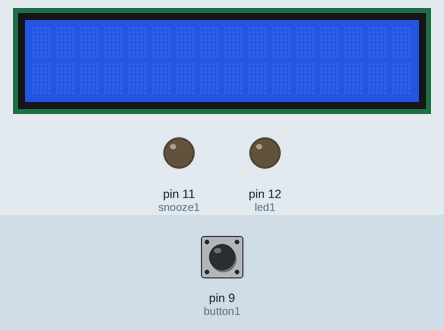
This sketch was run on a simulated Arduino Uno, built with avr-gcc and run on an emulated ATmega328P. Shown: 16×2 character LCD, output pins drawn as LEDs (lit = HIGH). The test bench sets the inputs (shaded band); at power-on: pin 9 (button1) LOW.

Above: at 1.2 s.
1.3 s: pin 9 (button1) pulled HIGH for 1 s
At 3.2 s:
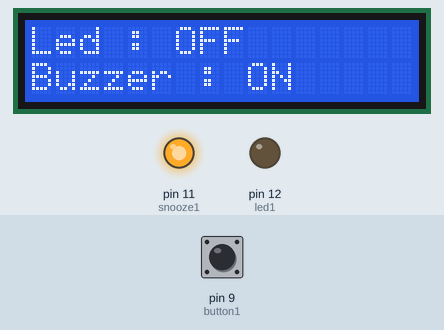
3.8 s: pin 9 (button1) pulled HIGH for 0.15 s
At 4.1 s:
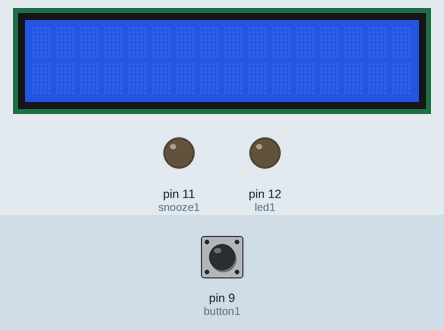
5.4 s: pin 9 (button1) pulled HIGH for 3.2 s
At 9.7 s:
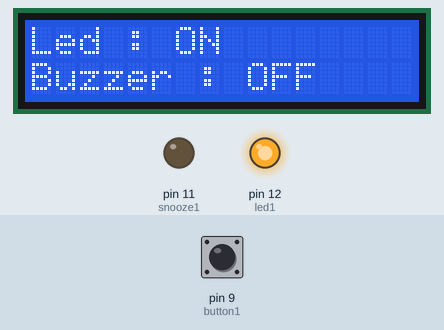
10.1 s: pin 9 (button1) pulled HIGH for 0.15 s
At 11.4 s:
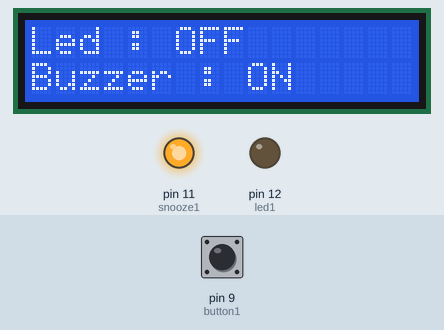
Timing chart, 0 to 12.7 s (numbered marks = the images above; inputs shaded):
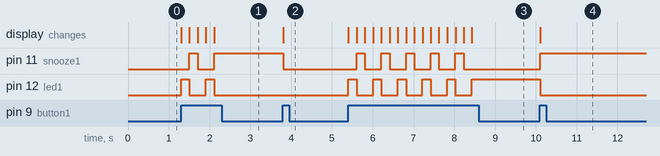

The sketch:

LCD_1_Button.ino
```cpp
// Wiring code generated from an ArduinoML model
// Application name: Change states with one button

long debounce = 200;

enum STATE {led, snooze, none};
STATE currentState = none;

boolean button1BounceGuard = false;
long button1LastDebounceTime = 0;
#include <LiquidCrystal.h>
LiquidCrystal lcd(2,3,4,5,6,7,8); // screen [LCD Actuator]

long timerSinceNewState = millis();

void setup(){
  pinMode(9, INPUT);  // button1 [Sensor]
  lcd.begin(16,2); // screen [Actuator]
  pinMode(11, OUTPUT); // snooze1 [Actuator]
  pinMode(12, OUTPUT); // led1 [Actuator]
}

void loop() {
	switch(currentState){
		case led:
			digitalWrite(12,HIGH);
			digitalWrite(11,LOW);
			lcd.setCursor(0,0);
			lcd.print("Led : ON");
			lcd.setCursor(0,1);
			lcd.print("Buzzer : OFF");
			button1BounceGuard = millis() - button1LastDebounceTime > debounce;
			if (digitalRead(9) == HIGH && button1BounceGuard) {
				button1LastDebounceTime = millis();
				timerSinceNewState = millis();
				currentState = snooze;
				lcd.clear();
			}
		break;
		case snooze:
			digitalWrite(12,LOW);
			digitalWrite(11,HIGH);
			lcd.setCursor(0,0);
			lcd.print("Led : OFF");
			lcd.setCursor(0,1);
			lcd.print("Buzzer : ON");
			button1BounceGuard = millis() - button1LastDebounceTime > debounce;
			if (digitalRead(9) == HIGH && button1BounceGuard) {
				button1LastDebounceTime = millis();
				timerSinceNewState = millis();
				currentState = none;
				lcd.clear();
			}
		break;
		case none:
			digitalWrite(12,LOW);
			digitalWrite(11,LOW);
			button1BounceGuard = millis() - button1LastDebounceTime > debounce;
			if (digitalRead(9) == HIGH && button1BounceGuard) {
				button1LastDebounceTime = millis();
				timerSinceNewState = millis();
				currentState = led;
				lcd.clear();
			}
		break;
	}
}
```

Measured:
- after the input at 1.3 s, pin 11 (snooze1): LOW → HIGH after 0.20 s, → LOW 0.20 s later, → HIGH 0.40 s later; pin 12 (led1): alternates HIGH for 0.20 s and LOW for 0.40 s, 4 changes in all, then stays LOW, starting at once; the display: first changes at once (image 1 shows a later state)
- after the input at 3.8 s, pin 11 (snooze1): HIGH → LOW at once; the display: changes at once (image 2)
- after the input at 5.4 s, pin 11 (snooze1): alternates HIGH for 0.20 s and LOW for 0.40 s, 10 changes in all, then stays LOW, starting after 0.20 s; pin 12 (led1): alternates HIGH for 0.20 s and LOW for 0.40 s, 11 changes in all, then stays HIGH, starting at once; the display: changes at once (image 3)
- after the input at 10.1 s, pin 11 (snooze1): LOW → HIGH at once; pin 12 (led1): HIGH → LOW at once; the display: first changes at once (image 4 shows a later state)
